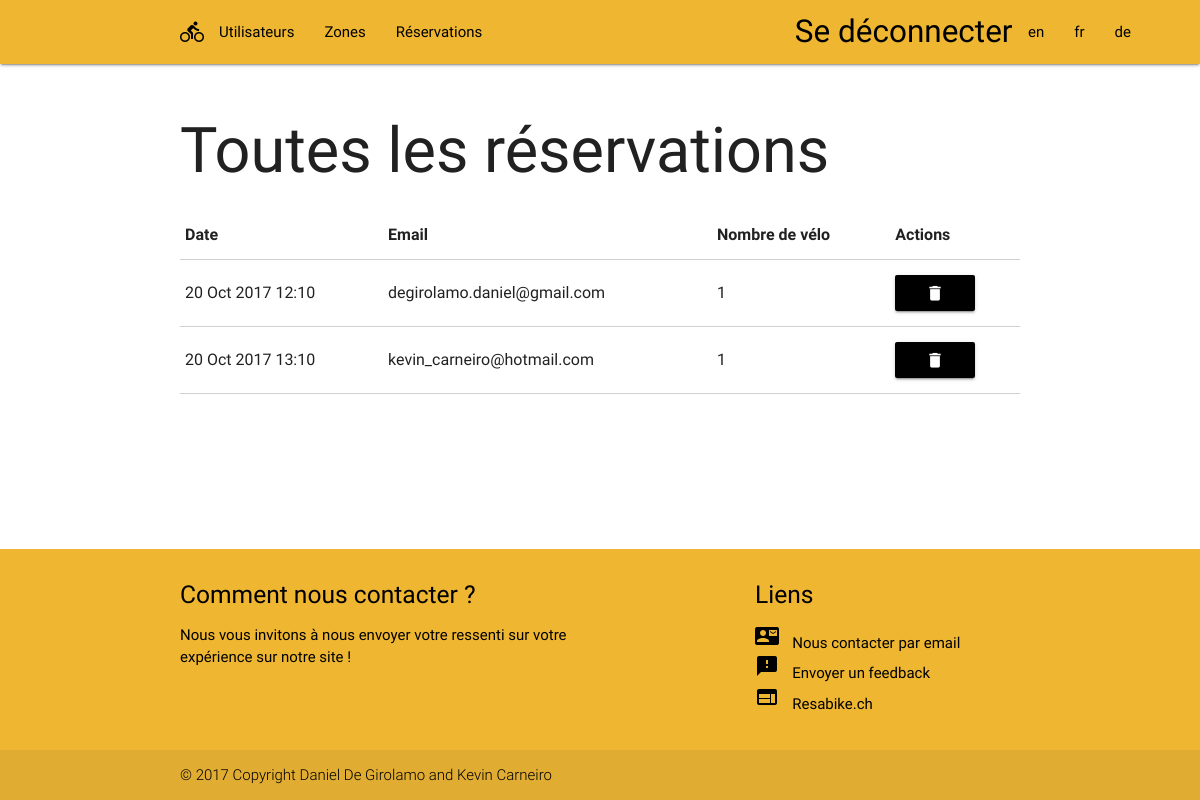
Page /book (signed in) on the earlier database version.
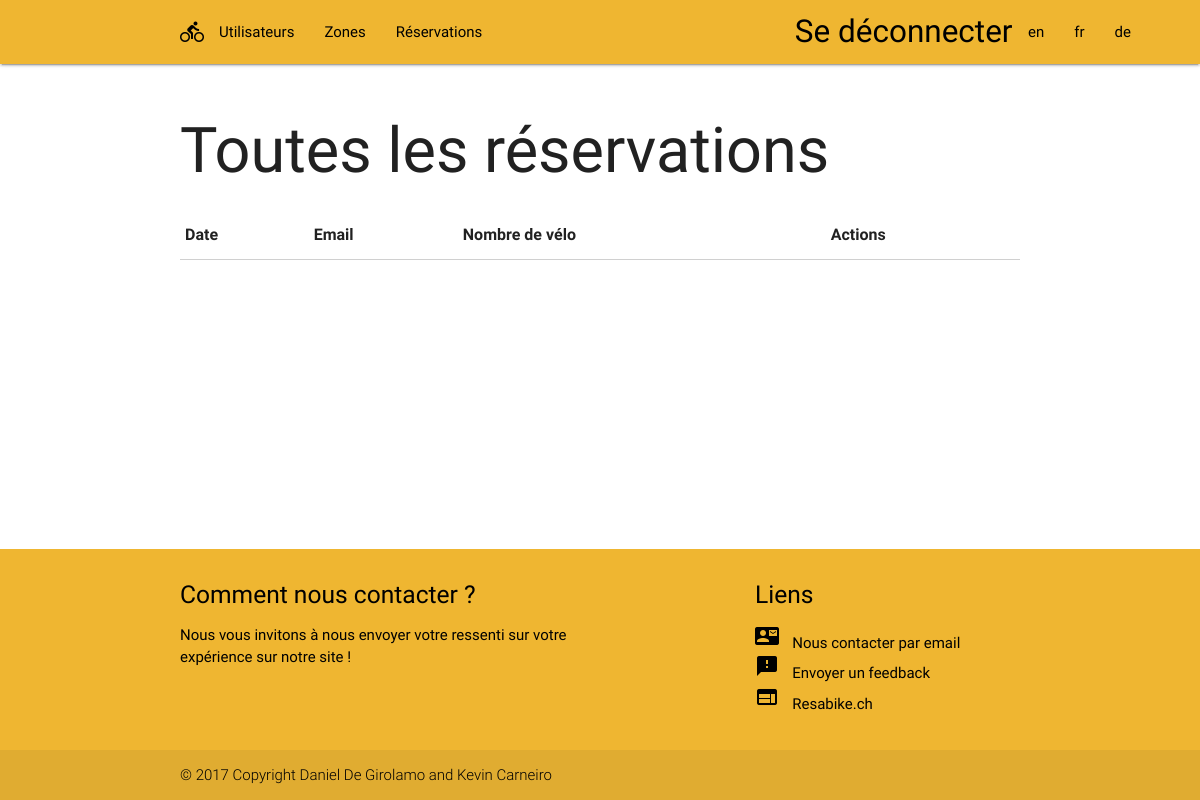
Same page on the later database version.
### tables this page shows
CREATE TABLE reservation (
  id           INT          NOT NULL AUTO_INCREMENT PRIMARY KEY,
  idStationDep INT          NOT NULL,
  idStationFin INT          NOT NULL,
  email        VARCHAR(100) NOT NULL,
  phone        VARCHAR(100) NOT NULL,
  nbVelos      INT          NOT NULL,
  dateDepart   DATETIME     NOT NULL,
  confirme     TINYINT      NOT NULL DEFAULT 0
);

### library/autoload.php (called while the page is built, shortened)
<?php
function loadClass($className) {
    $prefix = "ResaBike\\";
    $className = substr($className, strlen($prefix), strlen($className));
    $fileName = '';
    $includePath = ROOT;
    if (false !== ($lastNsPos = strripos($className, '\\'))) {
        $namespace = substr($className, 0, $lastNsPos);
        $className = substr($className, $lastNsPos + 1);
        $fileName = strtolower(str_replace('\\', DIRECTORY_SEPARATOR, $namespace) . DIRECTORY_SEPARATOR);
    }
    $fileNameNormal = $fileName . str_replace('_', DIRECTORY_SEPARATOR, $className) . '.php';
    $fileNameClass = $fileName . str_replace('_', DIRECTORY_SEPARATOR, 'class.'.$className) . '.php';
    $fullFileName = $includePath . DIRECTORY_SEPARATOR . $fileNameNormal;
    $fullFileNameClass = $includePath . DIRECTORY_SEPARATOR . $fileNameClass;
}

### app/controller/ControllerBook.php (called while the page is built, shortened)
<?php
class ControllerBook extends Controller
{
    public function index()
    {
        $UserConnected = $_SESSION['UserConnected'];
        if ($UserConnected != null) {
            if ($_SESSION['UserConnected']['idRole'] == 3) {
                $books = $this->model->getAllBooks();
            } else {
                $books = $this->model->getAllGoodBooks($UserConnected['idZone']);
            }
            $this->view->Set('books', $books);
            return $this->view->Render();
        } else
            header("Location: /resabike/login");
    }
}

### library/mvc/class.Controller.php (called while the page is built, shortened)
<?php
class Controller{
    public function __construct($currentController, $currentAction, $model, $view){
        $this->model = $model;
        $this->view = $view;
    }
}

### library/database/class.DbConnect.php (called while the page is built, shortened)
<?php
class DbConnect{
    public static function Get() {
        global $pdo;
        $db_host = "localhost";
        $db_name = "dbResabike";
        $db_user = "root";
        $db_pass = "";
        if($pdo == null) {
            try {
                $pdo = new PDO('mysql:host='.$db_host.';dbname='.$db_name.'', $db_user, $db_pass);
                $pdo->exec('SET NAMES utf8');
                $pdo->setAttribute(PDO::ATTR_ERRMODE, PDO::ERRMODE_EXCEPTION);
            }
            catch (PDOException $e){
                die('<div align="center">
                        <h1>Error</h1>
                        <h3>Can\'t connect to database</h3>
                    </div>');
            }
        }
        return $pdo;
    }
}

### library/entity/Class.Reservation.php (called while the page is built, shortened)
<?php
class Reservation
{
    var $conn;
    public function __construct()
    {
        $this->conn = DbConnect::Get('Connection');
    }
    public function getAllReservation()
    {
        $conn = $this->conn;
        $sql = "SELECT * FROM reservation";
        return $conn->query($sql)->fetchAll(PDO::FETCH_ASSOC);
    }
}
?>

### app/model/ModelBook.php (called while the page is built, shortened)
<?php
class ModelBook
{
    public function getAllBooks()
    {
        $bookManager = new Reservation();
        $books = $bookManager->getAllReservation();
        return $books;
    }
}

### index.php (called while the page is built, shortened)
<?php
require LIBPATH.DS.'autoload.php';
require LIBPATH.DS.'function.php';
$rooter = new Router();
$rooter->SetErrorReporting();
$rooter->CallHook();

### library/mvc/class.View.php (called while the page is built, shortened)
<?php
class View {
    public $viewPath;
    public $layoutPath;
    public function __construct($ctr, $act) {
        $this->currentController = $ctr;
        $this->currentAction = $act;
        $this->viewPath = APPPATH.DS.'view'.DS.$ctr.DS.'view-'.$act.'.php';
        $this->layoutPath = APPPATH.DS.'view'.DS.'_shared'.DS.'view-main.php';
    }
    public function RenderPartial() {
        include($this->viewPath);
        return ob_get_clean();
    }
    public function Render() {
        $html = $this->RenderPartial();
        include($this->layoutPath);
        return ob_get_clean();
    }
}

### app/view/book/view-index.php (the view)
<div class="container">
    <h1><?php trad('All Books'); ?></h1></td>
    <table class="bordered">
        <thead>
        <tr>
            <th><?php trad('Date'); ?></th>
            <th><?php trad('Email'); ?></th>
            <th><?php trad('Number of bikes'); ?></th>
            <th><?php trad('Actions'); ?></th>
        </tr>
        </thead>
        <tbody>
        <?php
        $html = "";
        foreach($books as $book) {
            $actions = '
            <a href="#modal'.$book['id'].'" class="waves-effect waves-light btn modal-trigger resa-btn">
                <i class="large material-icons">delete</i>
            </a>
            <div id="modal'.$book['id'].'" class="modal">
                <div class="modal-content">
                    <h4>'. trad('Suppression of the book of', true) .' '.$book['dateDepart'].'</h4>
                    <p>'. trad('Are you sure that you want to delete this book ? ', true) .'</p>
                </div>
                <div class="modal-footer">
                    <a href="/resabike/book/delete?id='.$book['id'].'" class="waves-effect waves-light btn modal-trigger resa-btn">'. trad('Confirme', true) .'</a>
                    <a href="" class="waves-effect waves-light btn modal-trigger resa-btn">'. trad('Cancel', true) .'</a>
                </div>
            </div>';
            $html .= '<tr>
                <td>'.strftime('%e %b %Y %H:%m', strtotime($book['dateDepart'])).'</td>
                <td>'.$book['email'].'</td>
                <td>'.$book['nbVelos'].'</td>
                <td>'.$actions.'</td>
            </tr>';
        }
        echo $html;
        ?>
        </tbody>
    </table>
</div>

### library/class.Router.php (shortened to what this page needs)
<?php
class Router{
    public function CallHook() {
        $params = array();
        if(isset($_GET['url']) && !empty($_GET['url'])){
            $url = $_GET['url'];
            $params = explode('/', $url);
        }
        $ctr = isset($params[0]) ? $params[0] : DEFAULT_CONTROLLER;
        $action = isset($params[1]) ? $params[1] : DEFAULT_ACTION;
        $controllerClassName = 'ResaBike\\App\\Controller\\Controller'.ucfirst($ctr);
        if(class_exists($controllerClassName)) {
            $model = self::GetModel($ctr);
            $view = self::GetView($ctr, $action);
            $controller = new $controllerClassName($ctr, $action, $model, $view);
            if(method_exists($controller, $action)) {
                echo $controller->$action();
                exit;
            }
        }
        exit;
    }
    public static function GetModel($controller) {
        $modelName = 'ResaBike\\App\\Model\\Model' . ucfirst($controller);
        if (class_exists($modelName)) {
            return new $modelName();
        }
        return new Model();
    }
    public static function GetView($c, $a) {
        return new View($c, $a);
    }
}

### library/function.php (shortened to what this page needs)
<?php
function trad($key, $return = false)
{
    $currentlang = 'en';
    $currentlang = (isset($_SESSION['lang'])) ? strtolower($_SESSION['lang']) : $currentlang;
    $path = ASSETSPATH . DS . 'languages' . DS . $currentlang . '.json';
    $a = file_get_contents($path);
    $lang = json_decode($a, true);
    return returnOrEcho($lang[$key], $return);
}
function returnOrEcho($value, $isReturn)
{
    if($isReturn) {
        return $value;
    }
    else {
        echo $value;
    }
    return '';
}

### app/view/_shared/view-main.php (shortened to what this page needs)
<html>
<head>
    <link href="/resabike/assets/css/icon.css" rel="stylesheet">
    <link type="text/css" rel="stylesheet" href="/resabike/assets/css/materialize.css" media="screen,projection"/>
    <link href="/resabike/assets/css/perso.css" rel="stylesheet">
</head>
<body>
<header>
    <div class="navbar-fixed">
        <nav class="teal lighten-2">
            <div class="nav-wrapper">
                <div class="container">
                    <a style="margin-right: 15%;" class="brand-logo right"
                       href="/resabike/login/logout"><?php trad('Logout'); ?></a>
                    <ul class="right " style="display:inline-block; margin-right: -15%;">
                        <li>
                            <a href="<?php echo '/resabike/languages?lang=en&lastPage=' . $this->currentController . '/' . $this->currentAction; ?>">en</a>
                        </li>
                        <li>
                            <a href="<?php echo '/resabike/languages?lang=fr&lastPage=' . $this->currentController . '/' . $this->currentAction; ?>">fr</a>
                        </li>
                        <li>
                            <a href="<?php echo '/resabike/languages?lang=de&lastPage=' . $this->currentController . '/' . $this->currentAction; ?>">de</a>
                        </li>
                    </ul>
                    <ul id="nav-mobile" class="left hide-on-med-and-down">
                        <li><i class="material-icons blackIcon"">directions_bike</i></li>
                        <?php if ($_SESSION['UserConnected']['idRole'] >= 3) {
                            echo '<li><a href="/resabike/users">' .trad('Users', true) . '</a></li>';
                        } ?>
                        <?php if ($_SESSION['UserConnected']['idRole'] >= 2) {
                            echo '<li><a href="/resabike/zone">' .trad('Zones', true). '</a></li>';
                        } ?>
                        <?php if ($_SESSION['UserConnected']['idRole'] >= 1) {
                            echo '<li><a href="/resabike/book">' . trad('Books', true). '</a></li>';
                        } ?>
                    </ul>
                </div>
            </div>
        </nav>
    </div>
</header>
<main>
    <?php echo $html; ?>
</main>
<footer class="page-footer">
    <div class="container">
        <div class="row">
            <div class="col l6 s12">
                <h5><?php trad('How to contact us ?')?></h5>
                <p class="text-lighten-4"><?php trad('We invite you to send us a feedback about your experience on our website !')?></p>
            </div>
            <div class="col l4 offset-l2 s12">
                <h5><?php trad('Links')?></h5>
                <ul>
                    <li><i class="material-icons blackIcon"">contact_mail</i><a class="blackLinks" href="mailto:bestproject69kevdan@gmail.com"><?php trad('Contact us by email')?></a></li>
                    <li><i class="material-icons blackIcon"">feedback</i><a class="blackLinks" href="http://localhost/resabike/index/feedback"><?php trad('Send a feedback')?></a></li>
                    <li><i class="material-icons blackIcon"">web</i><a class="blackLinks" href="http://www.resabike.ch/">Resabike.ch</a></li>
                </ul>
            </div>
        </div>
    </div>
    <div class="footer-copyright">
        <div class="container">
            © 2017 Copyright Daniel De Girolamo and Kevin Carneiro
        </div>
    </div>
</footer>
</body>
</html>

### assets/css/perso.css (style rules this page uses)
body { display: flex; min-height: 100vh; flex-direction: column; }
main { flex: 1 0 auto; margin-top: 20px; }
.teal.lighten-2 { background-color: #EFB631 !important; }
.teal.lighten-2 a { color : black !important; }
.blackIcon { color: black; margin-right: 5%; }
.blackLinks { color: black !important; }
.resa-btn { background-color: black !important; color: #fff; }

Differences in the rows shown:
removed reservation: dateDepart "20 Oct 2017 12:10", email "degirolamo.daniel@gmail.com", nbVelos "1"
removed reservation: dateDepart "20 Oct 2017 13:10", email "kevin_carneiro@hotmail.com", nbVelos "1"
